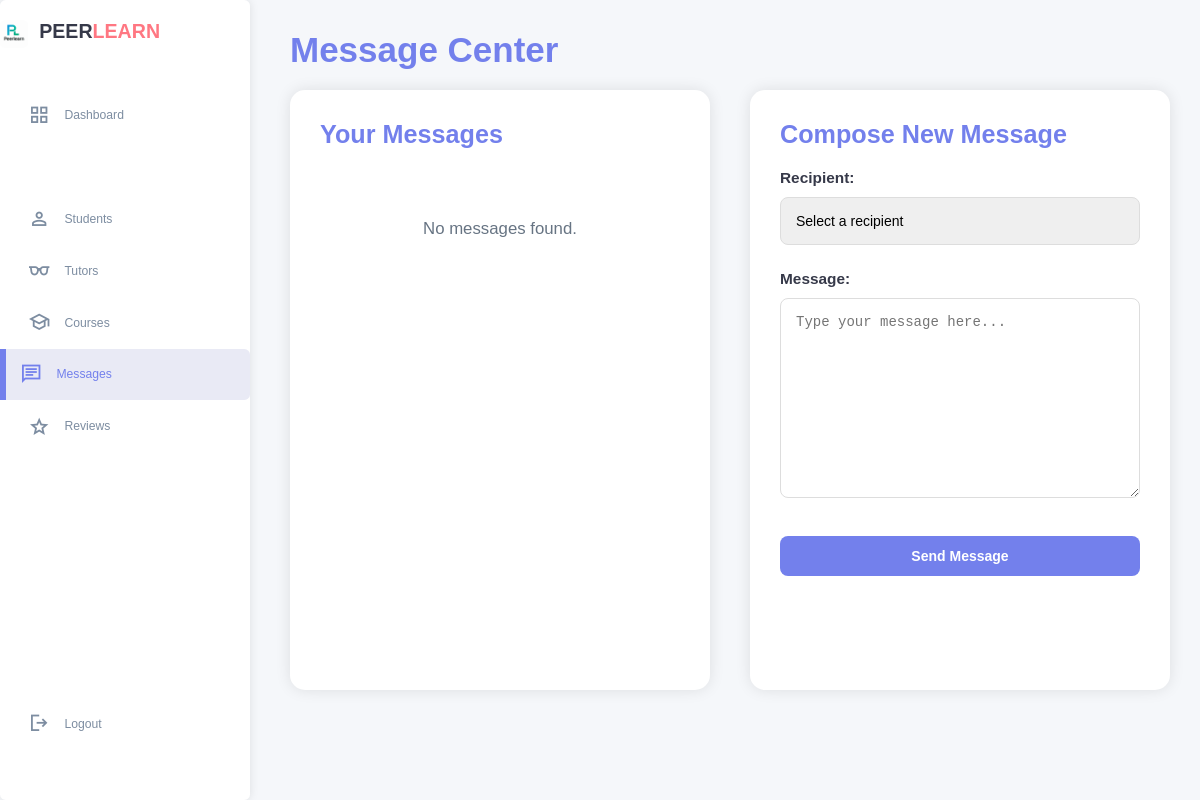
The page /admin_message.php (signed in) on the database as committed earlier.
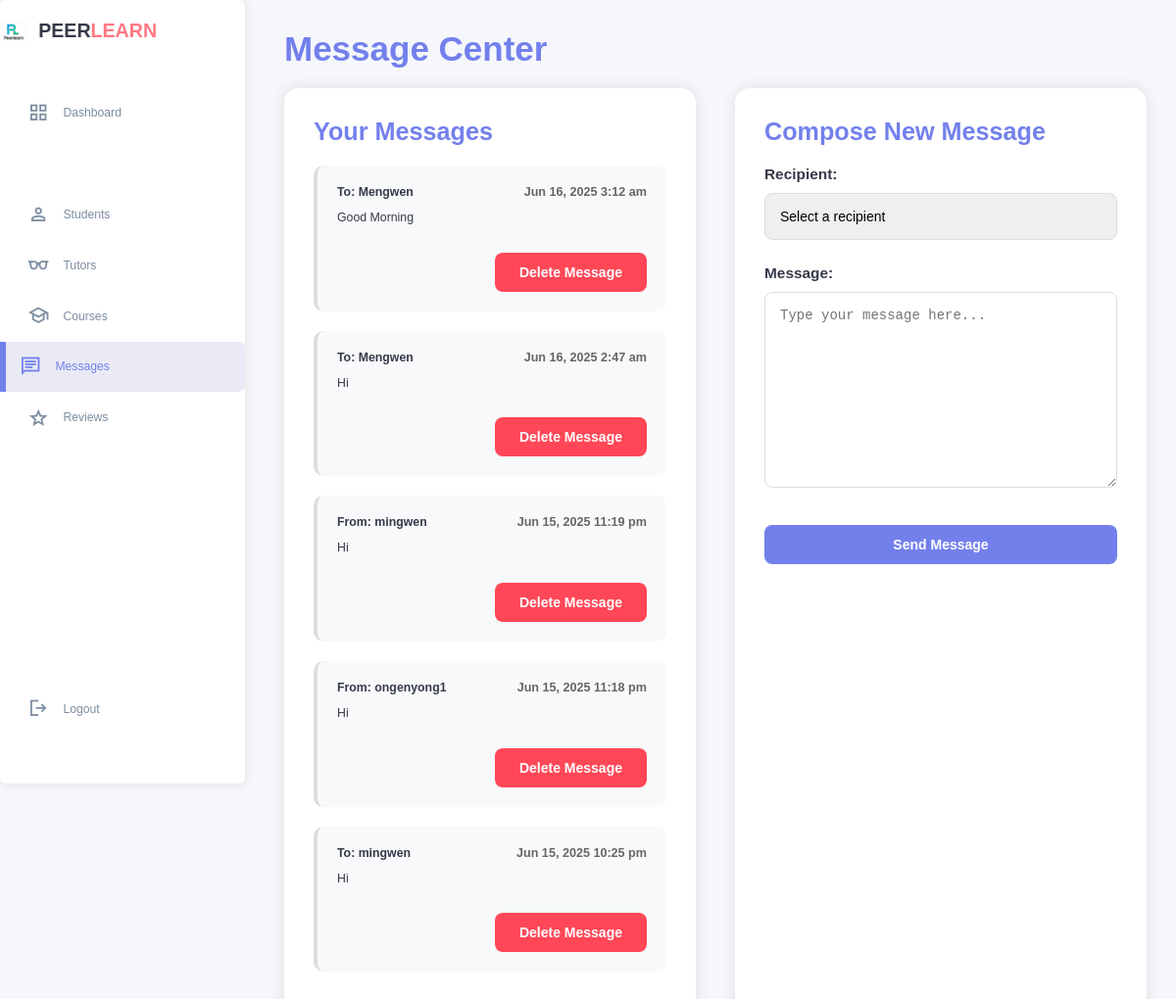
The same page on the database as committed later.
### tables this page shows
CREATE TABLE `message` (
  `message_id` int(11) NOT NULL,
  `sender_id` int(11) NOT NULL,
  `receiver_id` int(11) NOT NULL,
  `content` text NOT NULL,
  `sent_datetime` datetime NOT NULL DEFAULT current_timestamp(),
  `is_read` tinyint(1) NOT NULL DEFAULT 0
);

CREATE TABLE `user` (
  `user_id` int(11) NOT NULL,
  `username` varchar(50) NOT NULL,
  `password` varchar(255) DEFAULT NULL,
  `email` varchar(100) NOT NULL,
  `role` enum('student','tutor','admin') NOT NULL,
  `first_name` varchar(50) NOT NULL,
  `last_name` varchar(50) NOT NULL,
  `phone` varchar(20) DEFAULT NULL,
  `profile_image` varchar(255) DEFAULT NULL,
  `is_active` tinyint(1) DEFAULT 1,
  `created_at` timestamp NOT NULL DEFAULT current_timestamp(),
  `last_login` datetime DEFAULT NULL
);

### admin_message.php (the view, shortened to what this page needs)
<?php
require_once "db_connection.php";
$query = "SELECT m.*,
                 sender.username AS sender_name,
                 receiver.username AS receiver_name
          FROM message m
          JOIN user sender ON m.sender_id = sender.user_id
          JOIN user receiver ON m.receiver_id = receiver.user_id
          WHERE m.sender_id = ? OR m.receiver_id = ?
          ORDER BY m.sent_datetime DESC";
$stmt = $conn->prepare($query);
$stmt->bind_param("ii", $_SESSION['user_id'], $_SESSION['user_id']);
$stmt->execute();
$messages = $stmt->get_result()->fetch_all(MYSQLI_ASSOC);
?>
<!DOCTYPE html>
<html lang="en">
<head>
    <link rel="stylesheet" href="studentstyle.css">
</head>
<body>
    <aside>
        <div class="top">
            <div class="logo">
                <img src="image/logo.png">
                <h2>PEER<span class="danger">LEARN</span></h2>
            </div>
        </div>
        <div class="sidebar">
            <a href="admin.php"><span class="material-symbols-sharp">grid_view</span><h3>Dashboard</h3></a>
            <a href="#"></a>
            <a href="admin_student.php"><span class="material-symbols-sharp">person</span><h3>Students</h3></a>
            <a href="admin_tutors.php"><span class="material-symbols-sharp">eyeglasses</span><h3>Tutors</h3></a>
            <a href="admin_course.php"><span class="material-symbols-sharp">school</span><h3>Courses</h3></a>
            <a href="admin_message.php"class="active"><span class="material-symbols-sharp">chat</span><h3>Messages</h3></a>
            <a href="admin_review.php"><span class="material-symbols-sharp">star</span><h3>Reviews</h3></a>
            <a href="home_page.php"><span class="material-symbols-sharp">logout</span><h3>Logout</h3></a>
        </div>
    </aside>
    <div class="main-content">
        <div class="message-center-container">
            <h1>Message Center</h1>
            <div class="message-container">
                <div class="message-list">
                    <h2>Your Messages</h2>
                    <?php if (empty($messages)): ?>
                        <div class="no-messages">
                            <p>No messages found.</p>
                        </div>
                    <?php else: ?>
                        <?php foreach ($messages as $message): ?>
                            <div class="message <?php echo ($message['receiver_id'] == $_SESSION['user_id'] && $message['is_read'] == 0) ? 'unread' : ''; ?>">
                                <div class="message-header">
                                    <span>
                                        <?php if ($message['sender_id'] == $_SESSION['user_id']): ?>
                                            To: <span class="message-receiver"><?php echo htmlspecialchars($message['receiver_name']); ?></span>
                                        <?php else: ?>
                                            From: <span class="message-sender"><?php echo htmlspecialchars($message['sender_name']); ?></span>
                                        <?php endif; ?>
                                    </span>
                                    <span class="message-time"><?php echo date('M j, Y g:i a', strtotime($message['sent_datetime'])); ?></span>
                                </div>
                                <div class="message-content">
                                    <?php echo nl2br(htmlspecialchars($message['content'])); ?>
                                </div>
                                <div class="message-actions">
                                    <?php if ($message['sender_id'] == $_SESSION['user_id'] || $message['receiver_id'] == $_SESSION['user_id']): ?>
                                        <form method="POST" style="display: inline;">
                                            <button type="submit" name="delete_message" class="btn btn-delete">Delete Message</button>
                                        </form>
                                    <?php endif; ?>
                                </div>
                            </div>
                        <?php endforeach; ?>
                    <?php endif; ?>
                </div>
                <div class="message-compose">
                    <h2>Compose New Message</h2>
                    <form method="POST">
                        <div class="form-group">
                            <label for="receiver_id">Recipient:</label>
                            <select name="receiver_id" id="receiver_id" required>
                                <option value="">Select a recipient</option>
                            </select>
                        </div>
                        <div class="form-group">
                            <label for="content">Message:</label>
                            <textarea name="content" id="content" required placeholder="Type your message here..."></textarea>
                        </div>
                        <button type="submit" name="send_message" class="btn btn-send">Send Message</button>
                    </form>
                </div>
            </div>
        </div>
    </div>
</body>
</html>

### studentstyle.css (style rules this page uses)
* { margin: 0; padding: 0; outline: 0; appearance: none; border: 0; text-decoration: none; list-style: none; box-sizing: border-box; border-radius: 0.4rem; }
html { font-size: 14px; }
body { width: 100vw; height: 100vh; font-family: poppins, sans-serif; font-size: 0.88rem; background: #f6f6f9; user-select: none; overflow-x: hidden; color: #363949; }
a { color: #363949; }
img { display: block; width: 100%; }
h1 { font-weight: 800; font-size: 1.8rem; }
h2 { font-size: 1.4rem; }
h3 { font-size: 0.87rem; }
.danger { color: #ff7782; }
aside { height: 100vh; }
aside .top { background: white; display: flex; align-items: center; justify-content: space-between; margin-top: 1.4rem; border-radius: 0.4rem; }
aside .logo { display: flex; gap: 0.8rem; }
aside .logo img { width: 2rem; height: 2rem; }
aside .sidebar { background: rgb(255, 255, 255); display: flex; flex-direction: column; height: 86vh; position: relative; top: 3rem; border-radius: 0.4rem; }
aside h3 { font-weight: 500; }
aside .sidebar a { display: flex; color: #7d8da1; margin-left: 2rem; gap: 1rem; align-items: center; position: relative; height: 3.7rem; transition: all 300ms ease; }
aside .sidebar a span { font-size: 1.6rem; transition: all 300ms ease; }
aside .sidebar a:last-child { position: absolute; bottom: 2rem; width: 100%; }
aside .sidebar a.active { background: rgba(132, 139, 200, 0.18); color: #7380ec; margin-left: 0; }
aside .sidebar a.active:before { content: ""; width: 6px; height: 100%; background: #7380ec; }
aside .sidebar a.active span { color: #7380ec; margin-left: calc(1rem -3 px); }
p { color:#677483; }

### admin_message.php (style rules this page uses)
body { display: flex; margin: 0; font-family: poppins, sans-serif; background-color: #f5f7fa; min-height: 100vh; }
aside { width: 250px; background: white; box-shadow: 0 0 10px rgba(0,0,0,0.1); position: sticky; top: 0; height: 100vh; }
.main-content { flex: 1; padding: 30px; margin-left: 10px; }
.message-center-container { max-width: 1400px; margin: 0 auto; }
.message-center-container h1 { font-size: 2.5rem; margin-bottom: 20px; color: #7380ec; }
.message-container { display: flex; gap: 40px; margin-top: 20px; }
.message-list, .message-compose { flex: 1; background-color: white; border-radius: 15px; padding: 30px; box-shadow: 0 0 15px rgba(0,0,0,0.1); min-height: 600px; }
.message-list h2, .message-compose h2 { font-size: 1.8rem; margin-bottom: 20px; color: #7380ec; }
.form-group { margin-bottom: 25px; }
.form-group label { display: block; margin-bottom: 10px; font-size: 1.1rem; font-weight: 600; }
select, textarea { width: 100%; padding: 15px; border: 1px solid #ddd; border-radius: 8px; font-size: 1rem; }
textarea { min-height: 200px; resize: vertical; }
.btn { padding: 12px 25px; border: none; border-radius: 8px; font-size: 1rem; cursor: pointer; transition: all 0.3s ease; font-weight: 600; text-align: center; display: inline-block; margin-top: 10px; }
.btn-send { background-color: #7380ec; color: white; width: 100%; }
.btn-delete { background-color: #ff4757; color: white; }
.message { padding: 20px; margin-bottom: 20px; background-color: #f8f9fa; border-radius: 10px; border-left: 4px solid #ddd; }
.message-header { display: flex; justify-content: space-between; margin-bottom: 10px; font-weight: 600; }
.message-time { color: #666; font-size: 0.9rem; }
.message-content { margin-bottom: 15px; line-height: 1.6; }
.message-actions { text-align: right; }
.no-messages { text-align: center; padding: 50px 0; font-size: 1.2rem; color: #666; }

Rows that differ between the two databases and show on the page:
added message: receiver.username "Mengwen", sent_datetime "Jun 16, 2025 3:12 am", content "Good Morning"
added message: receiver.username "Mengwen", sent_datetime "Jun 16, 2025 2:47 am", content "Hi"
added message: sender.username "mingwen", sent_datetime "Jun 15, 2025 11:19 pm", content "Hi"
added message: sender.username "ongenyong1", sent_datetime "Jun 15, 2025 11:18 pm", content "Hi"
added message: receiver.username "mingwen", sent_datetime "Jun 15, 2025 10:25 pm", content "Hi"
Other text that changed with them:
text no longer shown: "No messages found."
